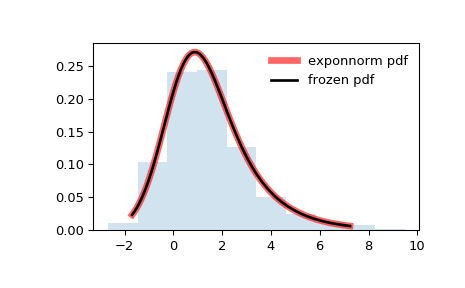

Write the Python code that produced this figure.
from scipy.stats import exponnorm
import matplotlib.pyplot as plt
fig, ax = plt.subplots(1, 1)

# Calculate a few first moments:

K = 1.5
mean, var, skew, kurt = exponnorm.stats(K, moments='mvsk')

# Display the probability density function (``pdf``):

x = np.linspace(exponnorm.ppf(0.01, K),
                exponnorm.ppf(0.99, K), 100)
ax.plot(x, exponnorm.pdf(x, K),
       'r-', lw=5, alpha=0.6, label='exponnorm pdf')

# Alternatively, the distribution object can be called (as a function)
# to fix the shape, location and scale parameters. This returns a "frozen"
# RV object holding the given parameters fixed.

# Freeze the distribution and display the frozen ``pdf``:

rv = exponnorm(K)
ax.plot(x, rv.pdf(x), 'k-', lw=2, label='frozen pdf')

# Check accuracy of ``cdf`` and ``ppf``:

vals = exponnorm.ppf([0.001, 0.5, 0.999], K)
np.allclose([0.001, 0.5, 0.999], exponnorm.cdf(vals, K))
# True

# Generate random numbers:

r = exponnorm.rvs(K, size=1000)

# And compare the histogram:

ax.hist(r, density=True, histtype='stepfilled', alpha=0.2)
ax.legend(loc='best', frameon=False)
plt.show()
